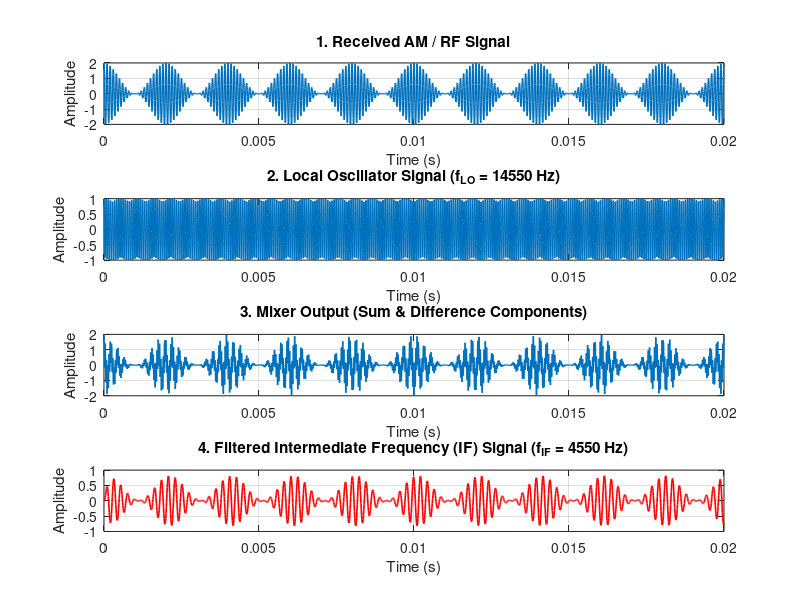

Write the MATLAB code that produced this figure.
%% EXP 4 - Objective 1: Frequency Mixing & IF Generation
clc;
clear;
close all;

% Parameters
fs = 100000;          % Sampling frequency (Hz)
t = 0:1/fs:0.02;      % Time vector (20 ms duration)
fm = 500;             % Modulating message frequency (Hz)
fc = 10000;           % RF Carrier frequency (Hz)
fIF = 4550;           % Intermediate Frequency (Hz)
fLO = fc + fIF;       % High-side Local Oscillator (14,550 Hz)

% Signal Generation
m = cos(2 * pi * fm * t);                  % Baseband message signal
c = cos(2 * pi * fc * t);                  % Carrier signal
am = (1 + m) .* cos(2 * pi * fc * t);      % Standard AM signal

% Local Oscillator & Frequency Mixing
LO = cos(2 * pi * fLO * t);                % Local Oscillator signal
mixed = am .* LO;                          % Mixer output: sum & difference frequencies

% IF Filtering
% Isolates difference component (|fLO - fc| = 4550 Hz)
[b, a] = butter(4, 5000 / (fs / 2));
IF = filter(b, a, mixed);

% Plotting Waveforms
figure('Name', 'Objective 1: Superheterodyne Mixing & IF Generation', 'NumberTitle', 'off');

subplot(4,1,1);
plot(t, am, 'LineWidth', 1.1);
title('1. Received AM / RF Signal');
xlabel('Time (s)'); ylabel('Amplitude');
grid on;

subplot(4,1,2);
plot(t, LO, 'LineWidth', 1.1);
title(sprintf('2. Local Oscillator Signal (f_{LO} = %d Hz)', fLO));
xlabel('Time (s)'); ylabel('Amplitude');
grid on;

subplot(4,1,3);
plot(t, mixed, 'LineWidth', 1.1);
title('3. Mixer Output (Sum & Difference Components)');
xlabel('Time (s)'); ylabel('Amplitude');
grid on;

subplot(4,1,4);
plot(t, IF, 'r', 'LineWidth', 1.2);
title(sprintf('4. Filtered Intermediate Frequency (IF) Signal (f_{IF} = %d Hz)', fIF));
xlabel('Time (s)'); ylabel('Amplitude');
grid on;
